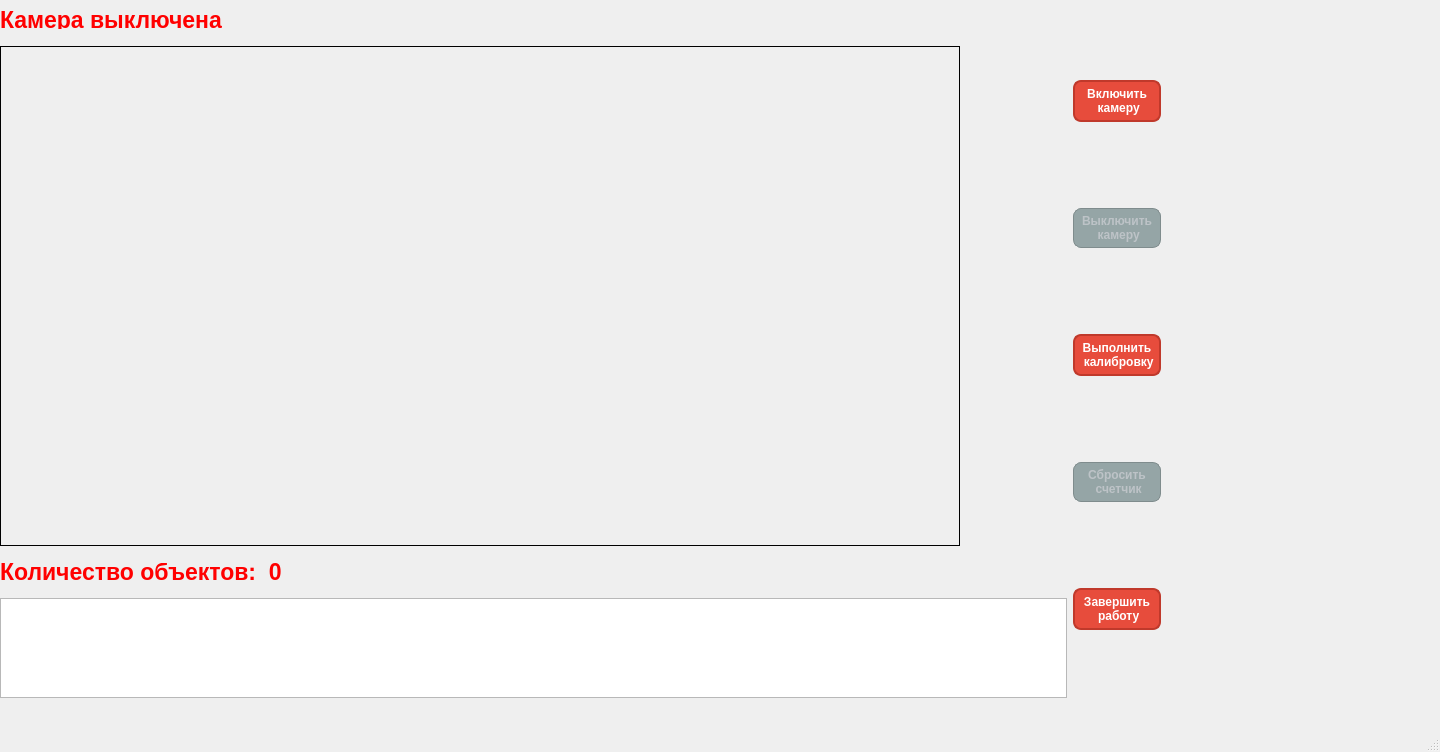
<?xml version="1.0" encoding="UTF-8"?>
<ui version="4.0">
 <class>MainWindow</class>
 <widget class="QMainWindow" name="MainWindow">
  <property name="geometry">
   <rect>
    <x>0</x>
    <y>0</y>
    <width>1440</width>
    <height>752</height>
   </rect>
  </property>
  <property name="windowTitle">
   <string> Детектор дефектов картофеля</string>
  </property>
  <widget class="QWidget" name="centralwidget">
   <widget class="QWidget" name="horizontalLayoutWidget">
    <property name="geometry">
     <rect>
      <x>0</x>
      <y>0</y>
      <width>1161</width>
      <height>711</height>
     </rect>
    </property>
    <layout class="QHBoxLayout" name="horizontalLayout">
     <property name="spacing">
      <number>-1</number>
     </property>
     <item>
      <layout class="QVBoxLayout" name="verticalLayout_2">
       <item>
        <widget class="QLabel" name="camera_status">
         <property name="maximumSize">
          <size>
           <width>16777215</width>
           <height>18</height>
          </size>
         </property>
         <property name="font">
          <font>
           <pointsize>17</pointsize>
           <weight>75</weight>
           <bold>true</bold>
          </font>
         </property>
         <property name="styleSheet">
          <string notr="true">QLabel {
                color: red;
			   font-weight: bold;
            }</string>
         </property>
         <property name="text">
          <string>Камера выключена</string>
         </property>
        </widget>
       </item>
       <item>
        <widget class="QLabel" name="label">
         <property name="minimumSize">
          <size>
           <width>0</width>
           <height>100</height>
          </size>
         </property>
         <property name="maximumSize">
          <size>
           <width>960</width>
           <height>500</height>
          </size>
         </property>
         <property name="frameShape">
          <enum>QFrame::Box</enum>
         </property>
         <property name="text">
          <string/>
         </property>
        </widget>
       </item>
       <item>
        <widget class="QLabel" name="objects_count">
         <property name="maximumSize">
          <size>
           <width>16777215</width>
           <height>18</height>
          </size>
         </property>
         <property name="font">
          <font>
           <pointsize>17</pointsize>
           <weight>75</weight>
           <bold>true</bold>
          </font>
         </property>
         <property name="styleSheet">
          <string notr="true">QLabel {
                color: red;
			   font-weight: bold;
            }</string>
         </property>
         <property name="text">
          <string>Количество объектов:  0</string>
         </property>
        </widget>
       </item>
       <item>
        <widget class="QTextBrowser" name="textBrowser">
         <property name="maximumSize">
          <size>
           <width>16777215</width>
           <height>100</height>
          </size>
         </property>
         <property name="font">
          <font>
           <pointsize>16</pointsize>
          </font>
         </property>
        </widget>
       </item>
      </layout>
     </item>
     <item>
      <layout class="QVBoxLayout" name="verticalLayout">
       <item>
        <widget class="QPushButton" name="cam_on_button">
         <property name="styleSheet">
          <string notr="true">		   QPushButton {
                background-color: #e74c3c;
                color: white;
                font-weight: bold;
                border: 2px solid #c0392b;
                border-radius: 8px;
                padding: 5px;
            }
            QPushButton:hover {
                background-color: #c0392b;
            }
            QPushButton:pressed {
                background-color: #922b21;
            }
		  QPushButton:disabled {
    			  background-color: #95a5a6; /* Серый цвет для неактивной кнопки */
    			  color: #bdc3c7; /* Бледный текст */
    			  border: 1px solid #7f8c8d;
		  }</string>
         </property>
         <property name="text">
          <string>Включить
 камеру</string>
         </property>
        </widget>
       </item>
       <item>
        <widget class="QPushButton" name="cam_off_button">
         <property name="enabled">
          <bool>false</bool>
         </property>
         <property name="styleSheet">
          <string notr="true">QPushButton {
                background-color: #e74c3c;
                color: white;
                font-weight: bold;
                border: 2px solid #c0392b;
                border-radius: 8px;
                padding: 5px;
            }
            QPushButton:hover {
                background-color: #c0392b;
            }
            QPushButton:pressed {
                background-color: #922b21;
            }
		  QPushButton:disabled {
    			  background-color: #95a5a6; /* Серый цвет для неактивной кнопки */
    			  color: #bdc3c7; /* Бледный текст */
    			  border: 1px solid #7f8c8d;
		  }</string>
         </property>
         <property name="text">
          <string>Выключить
 камеру</string>
         </property>
        </widget>
       </item>
       <item>
        <widget class="QPushButton" name="calibrate_button">
         <property name="styleSheet">
          <string notr="true">QPushButton {
                background-color: #e74c3c;
                color: white;
                font-weight: bold;
                border: 2px solid #c0392b;
                border-radius: 8px;
                padding: 5px;
            }
            QPushButton:hover {
                background-color: #c0392b;
            }
            QPushButton:pressed {
                background-color: #922b21;
            }</string>
         </property>
         <property name="text">
          <string>Выполнить
 калибровку</string>
         </property>
        </widget>
       </item>
       <item>
        <widget class="QPushButton" name="null_counter_button">
         <property name="enabled">
          <bool>false</bool>
         </property>
         <property name="styleSheet">
          <string notr="true">QPushButton {
                background-color: #e74c3c;
                color: white;
                font-weight: bold;
                border: 2px solid #c0392b;
                border-radius: 8px;
                padding: 5px;
            }
            QPushButton:hover {
                background-color: #c0392b;
            }
            QPushButton:pressed {
                background-color: #922b21;
            }
		  QPushButton:disabled {
    			  background-color: #95a5a6; /* Серый цвет для неактивной кнопки */
    			  color: #bdc3c7; /* Бледный текст */
    			  border: 1px solid #7f8c8d;
		  }</string>
         </property>
         <property name="text">
          <string>Сбросить
 счетчик</string>
         </property>
        </widget>
       </item>
       <item>
        <widget class="QPushButton" name="exit_button">
         <property name="styleSheet">
          <string notr="true">QPushButton {
                background-color: #e74c3c;
                color: white;
                font-weight: bold;
                border: 2px solid #c0392b;
                border-radius: 8px;
                padding: 5px;
            }
            QPushButton:hover {
                background-color: #c0392b;
            }
            QPushButton:pressed {
                background-color: #922b21;
            }</string>
         </property>
         <property name="text">
          <string>Завершить
 работу</string>
         </property>
        </widget>
       </item>
      </layout>
     </item>
    </layout>
   </widget>
  </widget>
  <widget class="QMenuBar" name="menubar">
   <property name="geometry">
    <rect>
     <x>0</x>
     <y>0</y>
     <width>1440</width>
     <height>24</height>
    </rect>
   </property>
  </widget>
  <widget class="QStatusBar" name="statusbar"/>
 </widget>
 <resources/>
 <connections/>
</ui>
